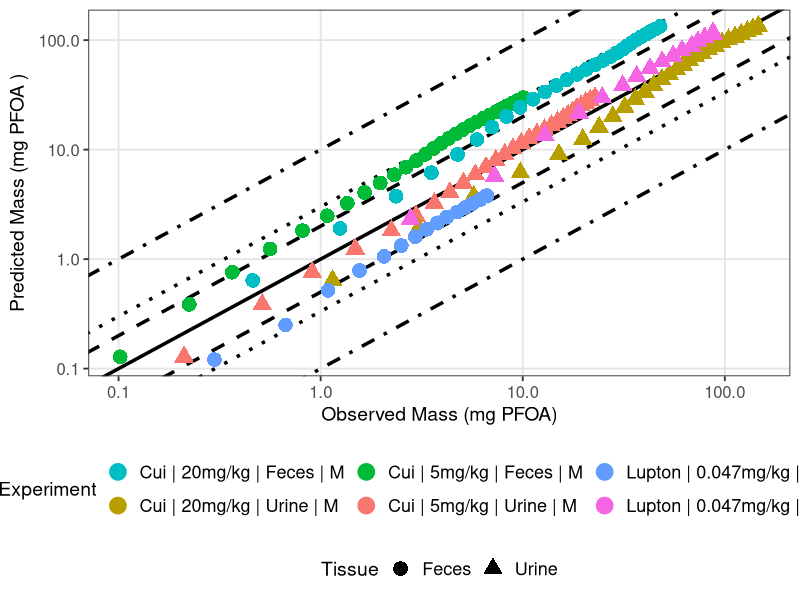

Write the R code that produced this figure.
library(ggplot2)

#setwd("C:/Users/user/Documents/GitHub/PFAS_PBK_models/PFOA inhalation Rat/Validation/Validation_results")
setwd("/Users/user/Documents/GitHub/PFAS_PBK_models/PFOA inhalation Rat/Scenarios/Publication/Final_results_plots/Validation")

# Load Results 

# Results from Cui
Cui_2010_Excreta_results <- read.csv("Cui_2010_Excreta_results.csv", header = T)

Cui_Urine_M_5 <- Cui_2010_Excreta_results[Cui_2010_Excreta_results$Dose == 5 & 
                                            Cui_2010_Excreta_results$Tissue  == "Urine" &
                                            Cui_2010_Excreta_results$Sex == "M", ]
Cui_Urine_M_5$Experiment <- "Cui | 5mg/kg | Urine | M"


Cui_Urine_M_20 <- Cui_2010_Excreta_results[Cui_2010_Excreta_results$Dose == 20 & 
                                            Cui_2010_Excreta_results$Tissue  == "Urine" &
                                            Cui_2010_Excreta_results$Sex == "M", ]
Cui_Urine_M_20$Experiment <- "Cui | 20mg/kg | Urine | M"



Cui_Feces_M_5 <- Cui_2010_Excreta_results[Cui_2010_Excreta_results$Dose == 5 & 
                                            Cui_2010_Excreta_results$Tissue  == "Feces" &
                                            Cui_2010_Excreta_results$Sex == "M", ]
Cui_Feces_M_5$Experiment <- "Cui | 5mg/kg | Feces | M"


Cui_Feces_M_20 <- Cui_2010_Excreta_results[Cui_2010_Excreta_results$Dose == 20 & 
                                            Cui_2010_Excreta_results$Tissue  == "Feces" &
                                            Cui_2010_Excreta_results$Sex == "M", ]
Cui_Feces_M_20$Experiment <- "Cui | 20mg/kg | Feces | M"


#Results from Lupton 2020

Lupton_2020_Excreta_results <- read.csv("Lupton_2020_excreta_results.csv", header = T, colClasses = c("sex" = "character"))


Lupton_Feces_F <- Lupton_2020_Excreta_results[Lupton_2020_Excreta_results$Dose == 0.047 & 
                                              Lupton_2020_Excreta_results$Tissue  == "Feces" &
                                              Lupton_2020_Excreta_results$sex == "F", ]
Lupton_Feces_F$Experiment <- "Lupton | 0.047mg/kg | Feces | F"


Lupton_Urine_F <- Lupton_2020_Excreta_results[Lupton_2020_Excreta_results$Dose == 0.047 & 
                                              Lupton_2020_Excreta_results$Tissue  == "Urine" &
                                              Lupton_2020_Excreta_results$sex == "F", ]
Lupton_Urine_F$Experiment <- "Lupton | 0.047mg/kg | Urine | F"


Experiment <- scales::hue_pal()(6)

names(Experiment) <- unique(c( Cui_Urine_M_5$Experiment, Cui_Urine_M_20$Experiment,
                               Cui_Feces_M_5$Experiment, Cui_Feces_M_20$Experiment,
                               Lupton_Feces_F$Experiment, Lupton_Urine_F$Experiment))
# Create legend data
legend_lines <- data.frame(
  x = 1, y = 1,
  type = factor(c("1x (identity)", "±2-fold", "±3-fold", "±10-fold"),
                levels = c("1x (identity)", "±2-fold", "±3-fold", "±10-fold"))
)



scatter_plot <- ggplot() +
  # Error range lines
  geom_abline(intercept = log10(1), slope = 1, linetype = "solid", color = "black", linewidth = 1.2) +
  geom_abline(intercept = log10(2), slope = 1, linetype = "dashed", color = "black", linewidth = 1.2) +
  geom_abline(intercept = log10(1/2), slope = 1, linetype = "dashed", color = "black", linewidth = 1.2) +
  geom_abline(intercept = log10(3), slope = 1, linetype = "dotted", color = "black", linewidth = 1.2) +
  geom_abline(intercept = log10(1/3), slope = 1, linetype = "dotted", color = "black", linewidth = 1.2) +
  geom_abline(intercept = log10(10), slope = 1, linetype = "dotdash", color = "black", linewidth = 1.2) +
  geom_abline(intercept = log10(1/10), slope = 1, linetype = "dotdash", color = "black", linewidth = 1.2) +

  # Data points (original style)
  geom_point(data = Cui_Urine_M_5, aes(x = Observed, y = Predicted, color = Experiment, shape = Tissue), size = 4, stroke = 1.5) +
  geom_point(data = Cui_Urine_M_20, aes(x = Observed, y = Predicted, color = Experiment, shape = Tissue), size = 4, stroke = 1.5) +
  geom_point(data = Cui_Feces_M_5, aes(x = Observed, y = Predicted, color = Experiment, shape = Tissue), size = 4, stroke = 1.5) +
  geom_point(data = Cui_Feces_M_20, aes(x = Observed, y = Predicted, color = Experiment, shape = Tissue), size = 4, stroke = 1.5) +
  geom_point(data = Lupton_Feces_F, aes(x = Observed, y = Predicted, color = Experiment, shape = Tissue), size = 4, stroke = 1.5) +
  geom_point(data = Lupton_Urine_F, aes(x = Observed, y = Predicted, color = Experiment, shape = Tissue), size = 4, stroke = 1.5) +
  
  # Axes
  scale_x_log10() +
  scale_y_log10() +
  
  # Color and shape scales
  scale_color_manual(values = Experiment) +

  # Labels
  labs(
    x = expression("Observed Mass (mg PFOA)"),
    y = expression("Predicted Mass (mg PFOA )"),
    color = "Experiment",
    shape = "Tissue"
  ) +
  
  # Theme to match create.plots
  theme_bw(base_size = 14) +
  theme(
    plot.title = element_text(hjust = 0.5, size = 16, face = "bold"),
    axis.title = element_text(size = 14),
    axis.text = element_text(size = 12),
    legend.position = "bottom",
    legend.box = "vertical",
    legend.title = element_text(size = 14),
    legend.text = element_text(size = 13),
    panel.grid.major = element_line(color = "grey90"),
    panel.grid.minor = element_blank(),
    legend.spacing.y = unit(0.5, "cm")
  )

# Save the final figure
ggsave("validation_plot_PFOA_excreta.png", scatter_plot, width = 11, height = 7, units = "in", dpi = 300)
